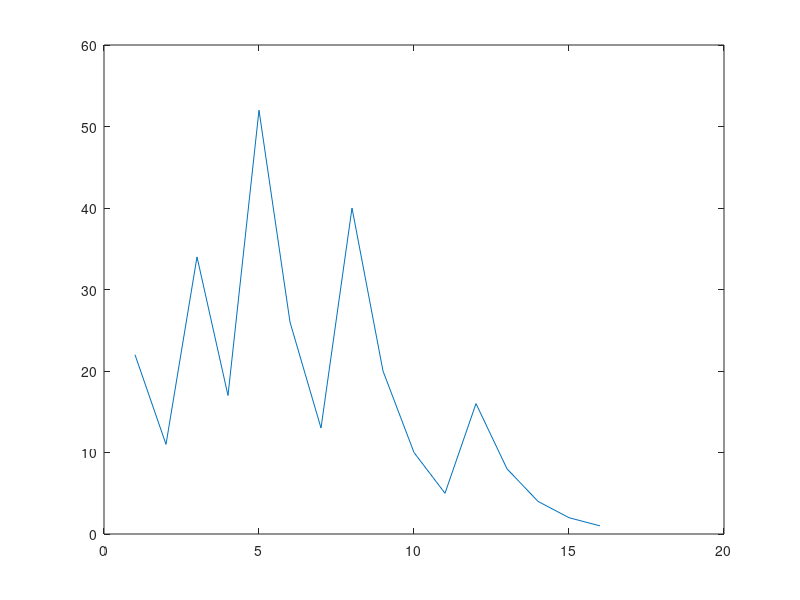

This figure's MATLAB source:
x = 7;
counter = 1;
while (x ~= 1)
    b = mod(x,2);
    if b == 0
        disp('even');
        x = x/2;
    else
        disp('odd');
        x = 3 * x + 1;
    end
    
    z(counter) = x;
    p = linspace(1,counter,counter);
    counter = counter + 1;
    
end



plot(p,z);
